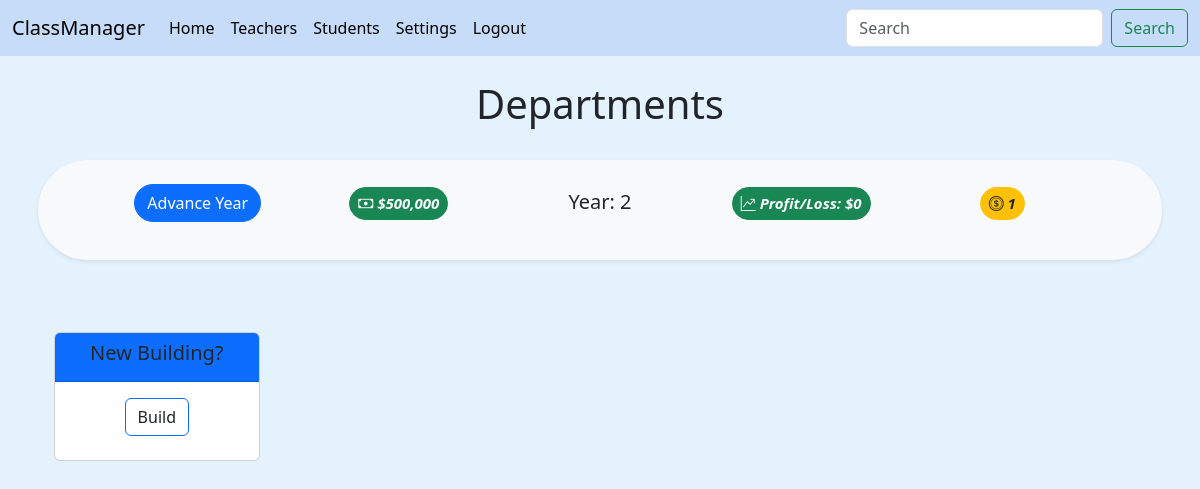
The page / (signed in) on the database as committed earlier.
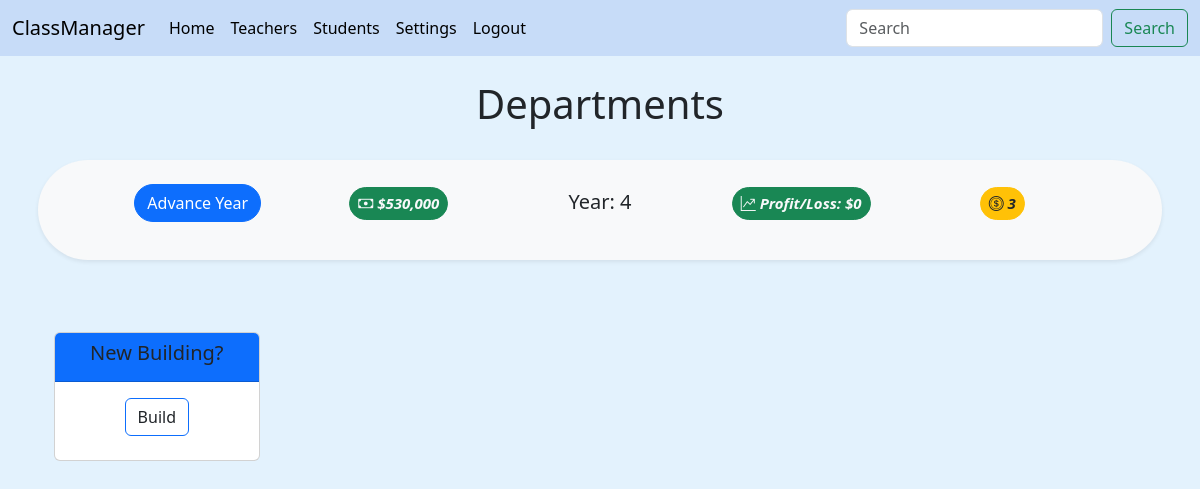
The same page on the database as committed later.
### main/models.py (models this page shows, shortened)
class School(AbstractUser):
    name = models.CharField(max_length=30, default="My New School")
    year = models.IntegerField(default=1)
    actionTokens = models.IntegerField(default=3)
    money = models.IntegerField(validators=[MinValueValidator(0), MaxValueValidator(1000000000)], blank=True, null=True, default=500000)
    tuition = models.IntegerField(validators=[MinValueValidator(0), MaxValueValidator(100000)], blank=True, null=True, default=50000)
    def checkTokens(self):
        return self.actionTokens

### main/views.py (the view, shortened to what this page needs)
# urls.py: 2. Add a URL to urlpatterns:  path('', views.home, name='home')
def home(request):
    school = get_object_or_404(School, id=request.user.id)
    subjects = Subject.objects.filter(school_id=school.id)
    classes = Class.objects.filter(school_id=school.id)
    teachers = Teacher.objects.filter(school_id=school.id)
    students = Student.objects.filter(school_id=school.id)
    subjectForm = SubjectForm()
    costs = computeFinancials(school)
    return render(request, "main/home.html", {
        'school': school,
        'subjects': subjects,
        'classes': classes,
        'teachers': teachers,
        'students': students,
        'subjectForm': subjectForm,
        'costs': costs,
    })

### main/forms.py
class SubjectForm(forms.ModelForm):
    class Meta:
        model = Subject
        fields = '__all__'
        exclude = ['school']

### main/gameFunctions.py (called while the page is built)
def computeFinancials(school):
    teachers = Teacher.objects.filter(school_id=school.id)
    studentCount = Student.objects.filter(school_id=school.id).count()
    tuition = school.tuition
    profit = tuition*studentCount
    losses = sum(teacher.salary for teacher in teachers)
    return profit-losses

### main/templates/main/home.html (shortened to what this page needs)
{% extends "main/base.html" %}
{% block content %}
{% load static %}
{% if request.user.is_authenticated %}
<center>
  <h1>Departments</h1>
</center>
<br>
{% include 'main/menubar.html' %}
<br>
<center>
  <div id="subject-container" class="container overflow-hidden text-center">
    <div class="row row-cols-2 row-cols-lg-5 g-2 g-lg-3">
      <div id="start_create_subject" class="col-2">
        <div class="card mb-3" style="max-width: 18rem">
          <div class="card-header bg-primary">
            <h5 class="text-dark bg-primary fw-medium">New Building?</h5>
          </div>
          <div class="card-body">
            <button class="toggler card-title btn btn-outline-primary" id="subject">Build</button>
          </div>
        </div>
      </div>
    </div>
  </div>
</center>
{% endif %}
{% endblock %}

### main/templates/main/menubar.html (shortened to what this page needs)
{% load humanize %}
<div class="row g-2 text-center">
    <div class="badge rounded-pill bg-light text-dark shadow-sm p-3 mb-5 bg-body-tertiary rounded">
    <a class="col-2 m-2 d-inline-flex justify-content-center title-header" href="{% url 'main:nextYear' %}"><button type="button"
        class="btn btn-primary rounded-pill">Advance Year</button></a>
    <h5 class="col-2 m-2 d-inline-flex justify-content-center"><p class="btn btn-success badge rounded-pill text-light token-display float-center p-2" data-bs-toggle="tooltip" data-bs-title="Cash: Your current cash earned from student tuition to allocate toward school operations!"><i class="bi bi-cash">  ${{school.money|intcomma}}</i></p></h5>
    <h5 class="col-2 m-2 d-inline-flex justify-content-center">Year: {{school.year}}</h5>
    <h5 class="col-2 m-2 d-inline-flex justify-content-center"><p class="btn btn-success badge rounded-pill text-light token-display float-center p-2" data-bs-toggle="tooltip" data-bs-title="Profit/Loss: Expected profit or loss at the end of the year!"><i class="bi bi-graph-up-arrow">  Profit/Loss: ${{costs|intcomma}}</i></p></h5>
    <h5 class="col-2 m-2 d-inline-flex justify-content-center"><p class="btn btn-warning badge rounded-pill text-dark token-display float-center p-2" data-bs-toggle="tooltip" data-bs-title="Action Tokens: Creation/training of teachers and students require action tokens!"><i class="bi bi-coin">
        {{school.checkTokens}}</i></p></h5>
  </div></div>

Rows that differ between the two databases and show on the page:
changed School: money "500,000" → "530,000"; year "2" → "4"; checkTokens "1" → "3"
